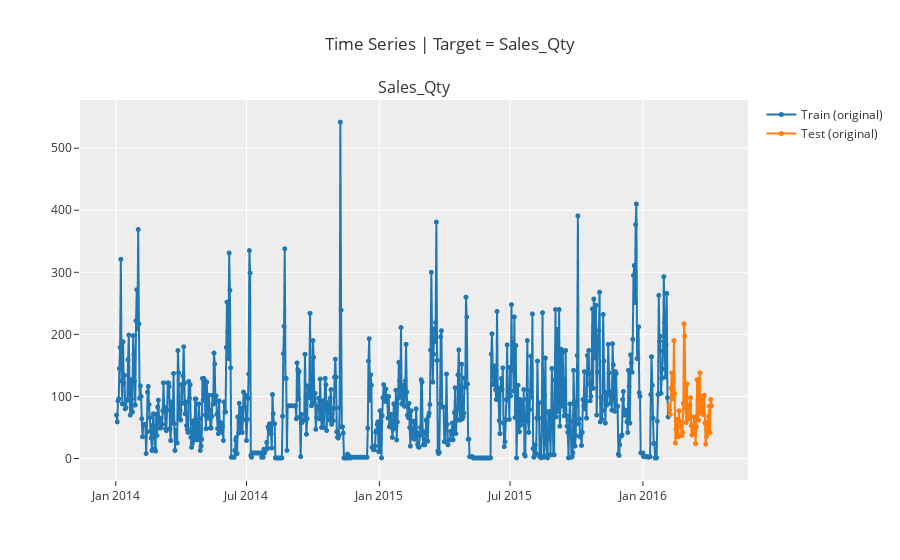

Notebook code cell kept with this figure:
### Markdown cell above
#### Plot Train and Test Split

### Code cell
# Plot train and test split
exp.plot_model(plot = "train_test_split")

### Figure 1 — Plotly figure (JSON) as saved in the notebook; plotly's stock layout.template omitted (floating-point values rounded to 4 significant figures; data arrays with more than 128 entries replaced by an {"elided": "..."} marker saying what was removed)
{"data": [{"line": {"color": "rgb(31, 119, 180)", "width": 2}, "marker": {"color": "rgb(31, 119, 180)", "size": 5}, "mode": "lines+markers", "name": "Train (original)", "type": "scattergl", "x": {"elided": "825 str values"}, "xaxis": "x", "y": {"elided": "825 int values"}, "yaxis": "y"}, {"line": {"color": "rgb(255, 127, 14)", "width": 2}, "marker": {"color": "rgb(255, 127, 14)", "size": 5}, "mode": "lines+markers", "name": "Test (original)", "type": "scattergl", "x": {"elided": "825 str values"}, "xaxis": "x", "y": {"elided": "825 int values"}, "yaxis": "y"}], "layout": {"annotations": [{"font": {"size": 16}, "showarrow": false, "text": "Sales_Qty", "x": 0.5, "xanchor": "center", "xref": "paper", "y": 1, "yanchor": "bottom", "yref": "paper"}], "showlegend": true, "title": {"text": "Time Series | Target = Sales_Qty"}, "xaxis": {"anchor": "y", "domain": [0, 1]}, "yaxis": {"anchor": "x", "domain": [0, 1]}}}
